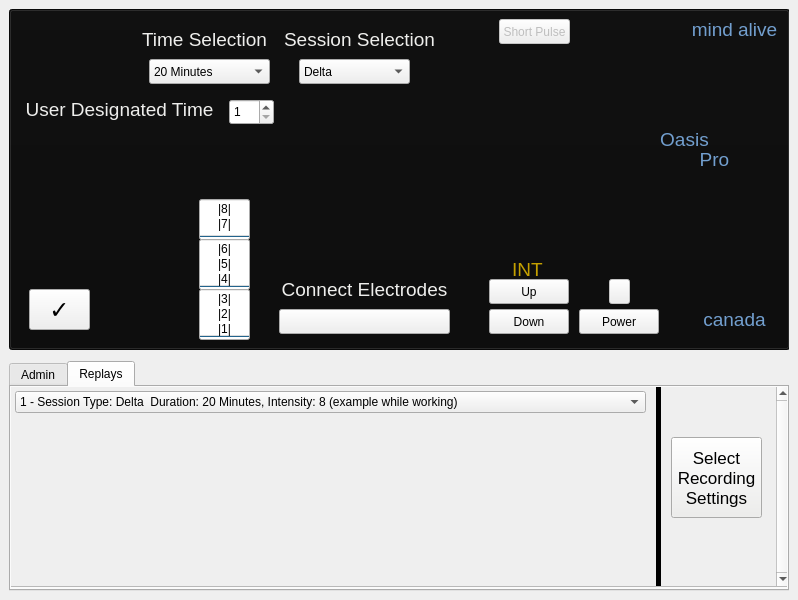
<?xml version="1.0" encoding="UTF-8"?>
<ui version="4.0">
 <class>MainWindow</class>
 <widget class="QMainWindow" name="MainWindow">
  <property name="geometry">
   <rect>
    <x>0</x>
    <y>0</y>
    <width>798</width>
    <height>600</height>
   </rect>
  </property>
  <property name="windowTitle">
   <string>OasisPro Simulator</string>
  </property>
  <widget class="QWidget" name="mainWindowCentralWidget">
   <layout class="QVBoxLayout" name="verticalLayout" stretch="6,4">
    <item>
     <widget class="QWidget" name="oasisProWidget" native="true">
      <widget class="QPushButton" name="powerButton">
       <property name="geometry">
        <rect>
         <x>570</x>
         <y>300</y>
         <width>80</width>
         <height>25</height>
        </rect>
       </property>
       <property name="text">
        <string>Power</string>
       </property>
      </widget>
      <widget class="QPushButton" name="downIntButton">
       <property name="geometry">
        <rect>
         <x>480</x>
         <y>300</y>
         <width>80</width>
         <height>25</height>
        </rect>
       </property>
       <property name="text">
        <string>Down</string>
       </property>
      </widget>
      <widget class="QPushButton" name="upIntButton">
       <property name="geometry">
        <rect>
         <x>480</x>
         <y>270</y>
         <width>80</width>
         <height>25</height>
        </rect>
       </property>
       <property name="text">
        <string>Up</string>
       </property>
      </widget>
      <widget class="QLabel" name="intLabel">
       <property name="geometry">
        <rect>
         <x>483</x>
         <y>250</y>
         <width>71</width>
         <height>20</height>
        </rect>
       </property>
       <property name="font">
        <font>
         <pointsize>14</pointsize>
        </font>
       </property>
       <property name="styleSheet">
        <string notr="true">color: rgb(196, 160, 0);</string>
       </property>
       <property name="text">
        <string>INT</string>
       </property>
       <property name="alignment">
        <set>Qt::AlignCenter</set>
       </property>
      </widget>
      <widget class="QPushButton" name="checkButton">
       <property name="geometry">
        <rect>
         <x>20</x>
         <y>280</y>
         <width>61</width>
         <height>41</height>
        </rect>
       </property>
       <property name="font">
        <font>
         <pointsize>18</pointsize>
        </font>
       </property>
       <property name="text">
        <string>✓</string>
       </property>
      </widget>
      <widget class="QProgressBar" name="bottom3Graphs">
       <property name="geometry">
        <rect>
         <x>190</x>
         <y>280</y>
         <width>51</width>
         <height>51</height>
        </rect>
       </property>
       <property name="maximum">
        <number>3</number>
       </property>
       <property name="value">
        <number>0</number>
       </property>
       <property name="textVisible">
        <bool>false</bool>
       </property>
       <property name="orientation">
        <enum>Qt::Vertical</enum>
       </property>
      </widget>
      <widget class="QLabel" name="canadaLabel">
       <property name="geometry">
        <rect>
         <x>680</x>
         <y>300</y>
         <width>91</width>
         <height>20</height>
        </rect>
       </property>
       <property name="font">
        <font>
         <pointsize>14</pointsize>
        </font>
       </property>
       <property name="styleSheet">
        <string notr="true">color: rgb(114, 159, 207);</string>
       </property>
       <property name="text">
        <string>canada</string>
       </property>
       <property name="alignment">
        <set>Qt::AlignCenter</set>
       </property>
      </widget>
      <widget class="QLabel" name="ProLabel">
       <property name="geometry">
        <rect>
         <x>630</x>
         <y>120</y>
         <width>91</width>
         <height>20</height>
        </rect>
       </property>
       <property name="font">
        <font>
         <pointsize>14</pointsize>
        </font>
       </property>
       <property name="styleSheet">
        <string notr="true">color: rgb(114, 159, 207);</string>
       </property>
       <property name="text">
        <string>Oasis</string>
       </property>
       <property name="alignment">
        <set>Qt::AlignCenter</set>
       </property>
      </widget>
      <widget class="QLabel" name="oasisLabel">
       <property name="geometry">
        <rect>
         <x>660</x>
         <y>140</y>
         <width>91</width>
         <height>20</height>
        </rect>
       </property>
       <property name="font">
        <font>
         <pointsize>14</pointsize>
        </font>
       </property>
       <property name="styleSheet">
        <string notr="true">color: rgb(114, 159, 207);</string>
       </property>
       <property name="text">
        <string>Pro</string>
       </property>
       <property name="alignment">
        <set>Qt::AlignCenter</set>
       </property>
      </widget>
      <widget class="QLabel" name="mindAliveLabel">
       <property name="geometry">
        <rect>
         <x>680</x>
         <y>10</y>
         <width>91</width>
         <height>20</height>
        </rect>
       </property>
       <property name="font">
        <font>
         <pointsize>14</pointsize>
        </font>
       </property>
       <property name="styleSheet">
        <string notr="true">color: rgb(114, 159, 207);</string>
       </property>
       <property name="text">
        <string>mind alive</string>
       </property>
       <property name="alignment">
        <set>Qt::AlignCenter</set>
       </property>
      </widget>
      <widget class="QLabel" name="graphLabel1">
       <property name="geometry">
        <rect>
         <x>180</x>
         <y>310</y>
         <width>71</width>
         <height>20</height>
        </rect>
       </property>
       <property name="font">
        <font>
         <pointsize>9</pointsize>
        </font>
       </property>
       <property name="text">
        <string>|1|</string>
       </property>
       <property name="alignment">
        <set>Qt::AlignCenter</set>
       </property>
      </widget>
      <widget class="QPushButton" name="powrButtonLight">
       <property name="enabled">
        <bool>false</bool>
       </property>
       <property name="geometry">
        <rect>
         <x>600</x>
         <y>270</y>
         <width>21</width>
         <height>25</height>
        </rect>
       </property>
       <property name="styleSheet">
        <string notr="true"/>
       </property>
       <property name="text">
        <string/>
       </property>
       <property name="checkable">
        <bool>false</bool>
       </property>
       <property name="default">
        <bool>false</bool>
       </property>
       <property name="flat">
        <bool>false</bool>
       </property>
      </widget>
      <widget class="QLabel" name="graphLabel2">
       <property name="geometry">
        <rect>
         <x>180</x>
         <y>295</y>
         <width>71</width>
         <height>20</height>
        </rect>
       </property>
       <property name="font">
        <font>
         <pointsize>9</pointsize>
        </font>
       </property>
       <property name="text">
        <string>|2|</string>
       </property>
       <property name="alignment">
        <set>Qt::AlignCenter</set>
       </property>
      </widget>
      <widget class="QLabel" name="graphLabel3">
       <property name="geometry">
        <rect>
         <x>180</x>
         <y>280</y>
         <width>71</width>
         <height>20</height>
        </rect>
       </property>
       <property name="font">
        <font>
         <pointsize>9</pointsize>
        </font>
       </property>
       <property name="text">
        <string>|3|</string>
       </property>
       <property name="alignment">
        <set>Qt::AlignCenter</set>
       </property>
      </widget>
      <widget class="QLabel" name="graphLabel4">
       <property name="geometry">
        <rect>
         <x>180</x>
         <y>260</y>
         <width>71</width>
         <height>20</height>
        </rect>
       </property>
       <property name="font">
        <font>
         <pointsize>9</pointsize>
        </font>
       </property>
       <property name="text">
        <string>|4|</string>
       </property>
       <property name="alignment">
        <set>Qt::AlignCenter</set>
       </property>
      </widget>
      <widget class="QLabel" name="graphLabel5">
       <property name="geometry">
        <rect>
         <x>180</x>
         <y>245</y>
         <width>71</width>
         <height>20</height>
        </rect>
       </property>
       <property name="font">
        <font>
         <pointsize>9</pointsize>
        </font>
       </property>
       <property name="text">
        <string>|5|</string>
       </property>
       <property name="alignment">
        <set>Qt::AlignCenter</set>
       </property>
      </widget>
      <widget class="QProgressBar" name="middle3Graphs">
       <property name="geometry">
        <rect>
         <x>190</x>
         <y>230</y>
         <width>51</width>
         <height>51</height>
        </rect>
       </property>
       <property name="maximum">
        <number>3</number>
       </property>
       <property name="value">
        <number>0</number>
       </property>
       <property name="textVisible">
        <bool>false</bool>
       </property>
       <property name="orientation">
        <enum>Qt::Vertical</enum>
       </property>
      </widget>
      <widget class="QLabel" name="graphLabel6">
       <property name="geometry">
        <rect>
         <x>180</x>
         <y>230</y>
         <width>71</width>
         <height>20</height>
        </rect>
       </property>
       <property name="font">
        <font>
         <pointsize>9</pointsize>
        </font>
       </property>
       <property name="text">
        <string>|6|</string>
       </property>
       <property name="alignment">
        <set>Qt::AlignCenter</set>
       </property>
      </widget>
      <widget class="QLabel" name="graphLabel7">
       <property name="geometry">
        <rect>
         <x>180</x>
         <y>205</y>
         <width>71</width>
         <height>20</height>
        </rect>
       </property>
       <property name="font">
        <font>
         <pointsize>9</pointsize>
        </font>
       </property>
       <property name="text">
        <string>|7|</string>
       </property>
       <property name="alignment">
        <set>Qt::AlignCenter</set>
       </property>
      </widget>
      <widget class="QLabel" name="graphLabel8">
       <property name="geometry">
        <rect>
         <x>180</x>
         <y>190</y>
         <width>71</width>
         <height>20</height>
        </rect>
       </property>
       <property name="font">
        <font>
         <pointsize>9</pointsize>
        </font>
       </property>
       <property name="text">
        <string>|8|</string>
       </property>
       <property name="alignment">
        <set>Qt::AlignCenter</set>
       </property>
      </widget>
      <widget class="QProgressBar" name="top2Graphs">
       <property name="geometry">
        <rect>
         <x>190</x>
         <y>190</y>
         <width>51</width>
         <height>41</height>
        </rect>
       </property>
       <property name="maximum">
        <number>2</number>
       </property>
       <property name="value">
        <number>-1</number>
       </property>
       <property name="textVisible">
        <bool>false</bool>
       </property>
       <property name="orientation">
        <enum>Qt::Vertical</enum>
       </property>
      </widget>
      <widget class="QPushButton" name="toggleElectrodes">
       <property name="enabled">
        <bool>false</bool>
       </property>
       <property name="geometry">
        <rect>
         <x>0</x>
         <y>0</y>
         <width>781</width>
         <height>341</height>
        </rect>
       </property>
       <property name="styleSheet">
        <string notr="true">background-color: rgb(11, 11, 11);</string>
       </property>
       <property name="text">
        <string/>
       </property>
       <property name="default">
        <bool>false</bool>
       </property>
       <property name="flat">
        <bool>false</bool>
       </property>
      </widget>
      <widget class="QComboBox" name="timeSelectionComboBox">
       <property name="geometry">
        <rect>
         <x>140</x>
         <y>50</y>
         <width>121</width>
         <height>25</height>
        </rect>
       </property>
       <item>
        <property name="text">
         <string>20 Minutes</string>
        </property>
       </item>
       <item>
        <property name="text">
         <string>45 Minutes</string>
        </property>
       </item>
       <item>
        <property name="text">
         <string>User Designated</string>
        </property>
       </item>
      </widget>
      <widget class="QLabel" name="timeSelectionLabel">
       <property name="geometry">
        <rect>
         <x>130</x>
         <y>20</y>
         <width>131</width>
         <height>20</height>
        </rect>
       </property>
       <property name="font">
        <font>
         <pointsize>14</pointsize>
        </font>
       </property>
       <property name="styleSheet">
        <string notr="true">color: rgb(238, 238, 236);</string>
       </property>
       <property name="text">
        <string>Time Selection</string>
       </property>
       <property name="alignment">
        <set>Qt::AlignCenter</set>
       </property>
      </widget>
      <widget class="QLabel" name="SessionSelectionLabel">
       <property name="geometry">
        <rect>
         <x>270</x>
         <y>20</y>
         <width>161</width>
         <height>20</height>
        </rect>
       </property>
       <property name="font">
        <font>
         <pointsize>14</pointsize>
        </font>
       </property>
       <property name="styleSheet">
        <string notr="true">color: rgb(238, 238, 236);</string>
       </property>
       <property name="text">
        <string>Session Selection</string>
       </property>
       <property name="alignment">
        <set>Qt::AlignCenter</set>
       </property>
      </widget>
      <widget class="QComboBox" name="sessionSelectionComboBox">
       <property name="geometry">
        <rect>
         <x>290</x>
         <y>50</y>
         <width>111</width>
         <height>25</height>
        </rect>
       </property>
       <item>
        <property name="text">
         <string>Delta</string>
        </property>
       </item>
       <item>
        <property name="text">
         <string>Theta</string>
        </property>
       </item>
       <item>
        <property name="text">
         <string>Alpha</string>
        </property>
       </item>
       <item>
        <property name="text">
         <string>Beta 1</string>
        </property>
       </item>
      </widget>
      <widget class="QLabel" name="connectElectrodeLabel">
       <property name="geometry">
        <rect>
         <x>260</x>
         <y>270</y>
         <width>191</width>
         <height>20</height>
        </rect>
       </property>
       <property name="font">
        <font>
         <pointsize>14</pointsize>
        </font>
       </property>
       <property name="styleSheet">
        <string notr="true">color: rgb(238, 238, 236);</string>
       </property>
       <property name="text">
        <string>Connect Electrodes</string>
       </property>
       <property name="alignment">
        <set>Qt::AlignCenter</set>
       </property>
      </widget>
      <widget class="QPushButton" name="downIntButton_2">
       <property name="geometry">
        <rect>
         <x>270</x>
         <y>300</y>
         <width>171</width>
         <height>25</height>
        </rect>
       </property>
       <property name="text">
        <string/>
       </property>
      </widget>
      <widget class="QPushButton" name="shortPulseButtonLight">
       <property name="enabled">
        <bool>false</bool>
       </property>
       <property name="geometry">
        <rect>
         <x>490</x>
         <y>10</y>
         <width>71</width>
         <height>25</height>
        </rect>
       </property>
       <property name="styleSheet">
        <string notr="true"/>
       </property>
       <property name="text">
        <string>Short Pulse</string>
       </property>
       <property name="checkable">
        <bool>false</bool>
       </property>
       <property name="default">
        <bool>false</bool>
       </property>
       <property name="flat">
        <bool>false</bool>
       </property>
      </widget>
      <widget class="QSpinBox" name="userDesignatedSpinBox">
       <property name="geometry">
        <rect>
         <x>220</x>
         <y>90</y>
         <width>45</width>
         <height>26</height>
        </rect>
       </property>
       <property name="minimum">
        <number>1</number>
       </property>
       <property name="maximum">
        <number>60</number>
       </property>
      </widget>
      <widget class="QLabel" name="timeSelectionLabel_2">
       <property name="geometry">
        <rect>
         <x>10</x>
         <y>80</y>
         <width>201</width>
         <height>41</height>
        </rect>
       </property>
       <property name="font">
        <font>
         <pointsize>14</pointsize>
        </font>
       </property>
       <property name="styleSheet">
        <string notr="true">color: rgb(238, 238, 236);</string>
       </property>
       <property name="text">
        <string>User Designated Time</string>
       </property>
       <property name="alignment">
        <set>Qt::AlignCenter</set>
       </property>
      </widget>
      <zorder>toggleElectrodes</zorder>
      <zorder>top2Graphs</zorder>
      <zorder>middle3Graphs</zorder>
      <zorder>powerButton</zorder>
      <zorder>downIntButton</zorder>
      <zorder>upIntButton</zorder>
      <zorder>intLabel</zorder>
      <zorder>checkButton</zorder>
      <zorder>bottom3Graphs</zorder>
      <zorder>canadaLabel</zorder>
      <zorder>ProLabel</zorder>
      <zorder>oasisLabel</zorder>
      <zorder>mindAliveLabel</zorder>
      <zorder>graphLabel1</zorder>
      <zorder>powrButtonLight</zorder>
      <zorder>graphLabel2</zorder>
      <zorder>graphLabel3</zorder>
      <zorder>graphLabel4</zorder>
      <zorder>graphLabel5</zorder>
      <zorder>graphLabel6</zorder>
      <zorder>graphLabel7</zorder>
      <zorder>graphLabel8</zorder>
      <zorder>timeSelectionComboBox</zorder>
      <zorder>timeSelectionLabel</zorder>
      <zorder>SessionSelectionLabel</zorder>
      <zorder>sessionSelectionComboBox</zorder>
      <zorder>connectElectrodeLabel</zorder>
      <zorder>downIntButton_2</zorder>
      <zorder>shortPulseButtonLight</zorder>
      <zorder>userDesignatedSpinBox</zorder>
      <zorder>timeSelectionLabel_2</zorder>
     </widget>
    </item>
    <item>
     <widget class="QTabWidget" name="tabWidget">
      <property name="currentIndex">
       <number>1</number>
      </property>
      <widget class="QWidget" name="adminTab">
       <attribute name="title">
        <string>Admin</string>
       </attribute>
       <widget class="QWidget" name="verticalLayoutWidget">
        <property name="geometry">
         <rect>
          <x>-1</x>
          <y>-1</y>
          <width>781</width>
          <height>201</height>
         </rect>
        </property>
        <layout class="QVBoxLayout" name="adminTabVlLayout" stretch="0,0">
         <property name="leftMargin">
          <number>5</number>
         </property>
         <property name="topMargin">
          <number>5</number>
         </property>
         <property name="rightMargin">
          <number>5</number>
         </property>
         <property name="bottomMargin">
          <number>5</number>
         </property>
         <item>
          <layout class="QGridLayout" name="adminTabGridLayout" columnstretch="1,0,0">
           <item row="0" column="1">
            <widget class="QPushButton" name="adminBatteryRecharge">
             <property name="text">
              <string>Recharge Battery</string>
             </property>
            </widget>
           </item>
           <item row="1" column="2">
            <widget class="QSpinBox" name="adminPowerLevelspinBox">
             <property name="alignment">
              <set>Qt::AlignRight|Qt::AlignTrailing|Qt::AlignVCenter</set>
             </property>
             <property name="minimum">
              <number>1</number>
             </property>
             <property name="maximum">
              <number>8</number>
             </property>
            </widget>
           </item>
           <item row="2" column="2">
            <widget class="QComboBox" name="adminConnectedComboBox">
             <property name="currentText">
              <string>FALSE</string>
             </property>
             <property name="currentIndex">
              <number>1</number>
             </property>
             <item>
              <property name="text">
               <string>TRUE</string>
              </property>
             </item>
             <item>
              <property name="text">
               <string>FALSE</string>
              </property>
             </item>
            </widget>
           </item>
           <item row="1" column="0">
            <widget class="QLabel" name="adminPowerLevelLabel">
             <property name="text">
              <string>Power Level</string>
             </property>
            </widget>
           </item>
           <item row="0" column="0">
            <widget class="QLabel" name="adminBatteryLevelLabel">
             <property name="text">
              <string>Battery Level</string>
             </property>
            </widget>
           </item>
           <item row="2" column="0">
            <widget class="QLabel" name="adminConnectedLabel">
             <property name="text">
              <string>Connected</string>
             </property>
            </widget>
           </item>
           <item row="0" column="2">
            <widget class="QDoubleSpinBox" name="adminBatterySpinBox">
             <property name="alignment">
              <set>Qt::AlignCenter</set>
             </property>
             <property name="readOnly">
              <bool>true</bool>
             </property>
             <property name="buttonSymbols">
              <enum>QAbstractSpinBox::NoButtons</enum>
             </property>
            </widget>
           </item>
          </layout>
         </item>
         <item>
          <spacer name="adminTabSpacer">
           <property name="orientation">
            <enum>Qt::Vertical</enum>
           </property>
           <property name="sizeHint" stdset="0">
            <size>
             <width>20</width>
             <height>40</height>
            </size>
           </property>
          </spacer>
         </item>
        </layout>
       </widget>
      </widget>
      <widget class="QWidget" name="replayTab">
       <attribute name="title">
        <string>Replays</string>
       </attribute>
       <widget class="QWidget" name="horizontalLayoutWidget">
        <property name="geometry">
         <rect>
          <x>-1</x>
          <y>-1</y>
          <width>781</width>
          <height>201</height>
         </rect>
        </property>
        <layout class="QHBoxLayout" name="replayTabLayout">
         <item>
          <widget class="QScrollArea" name="replayTabScrollArea">
           <property name="styleSheet">
            <string notr="true"/>
           </property>
           <property name="lineWidth">
            <number>2</number>
           </property>
           <property name="verticalScrollBarPolicy">
            <enum>Qt::ScrollBarAlwaysOn</enum>
           </property>
           <property name="horizontalScrollBarPolicy">
            <enum>Qt::ScrollBarAlwaysOff</enum>
           </property>
           <property name="widgetResizable">
            <bool>true</bool>
           </property>
           <widget class="QWidget" name="replayTabScrollAreaWidgetContents">
            <property name="geometry">
             <rect>
              <x>0</x>
              <y>0</y>
              <width>763</width>
              <height>197</height>
             </rect>
            </property>
            <widget class="QWidget" name="verticalLayoutWidget_2">
             <property name="geometry">
              <rect>
               <x>-1</x>
               <y>-1</y>
               <width>641</width>
               <height>201</height>
              </rect>
             </property>
             <layout class="QVBoxLayout" name="replayTabVLayout">
              <property name="leftMargin">
               <number>5</number>
              </property>
              <property name="topMargin">
               <number>5</number>
              </property>
              <property name="rightMargin">
               <number>5</number>
              </property>
              <property name="bottomMargin">
               <number>5</number>
              </property>
              <item>
               <widget class="QComboBox" name="comboBox">
                <item>
                 <property name="text">
                  <string>1 - Session Type: Delta  Duration: 20 Minutes, Intensity: 8 (example while working)</string>
                 </property>
                </item>
                <item>
                 <property name="text">
                  <string>2 - Session Type: Delta  Duration: 20 Minutes, Intensity: 8 (example while working)</string>
                 </property>
                </item>
               </widget>
              </item>
              <item>
               <spacer name="replayTabSpacer">
                <property name="orientation">
                 <enum>Qt::Vertical</enum>
                </property>
                <property name="sizeHint" stdset="0">
                 <size>
                  <width>20</width>
                  <height>40</height>
                 </size>
                </property>
               </spacer>
              </item>
             </layout>
            </widget>
            <widget class="QPushButton" name="selectReplayButton">
             <property name="geometry">
              <rect>
               <x>660</x>
               <y>50</y>
               <width>91</width>
               <height>81</height>
              </rect>
             </property>
             <property name="font">
              <font>
               <pointsize>13</pointsize>
              </font>
             </property>
             <property name="styleSheet">
              <string notr="true">background-color: rgb(238, 238, 236);</string>
             </property>
             <property name="text">
              <string>Select
Recording
Settings</string>
             </property>
            </widget>
            <widget class="Line" name="line">
             <property name="geometry">
              <rect>
               <x>637</x>
               <y>0</y>
               <width>20</width>
               <height>201</height>
              </rect>
             </property>
             <property name="font">
              <font>
               <pointsize>9</pointsize>
              </font>
             </property>
             <property name="styleSheet">
              <string notr="true"/>
             </property>
             <property name="frameShadow">
              <enum>QFrame::Plain</enum>
             </property>
             <property name="lineWidth">
              <number>5</number>
             </property>
             <property name="orientation">
              <enum>Qt::Vertical</enum>
             </property>
            </widget>
           </widget>
          </widget>
         </item>
        </layout>
       </widget>
      </widget>
     </widget>
    </item>
   </layout>
  </widget>
 </widget>
 <resources/>
 <connections/>
</ui>
